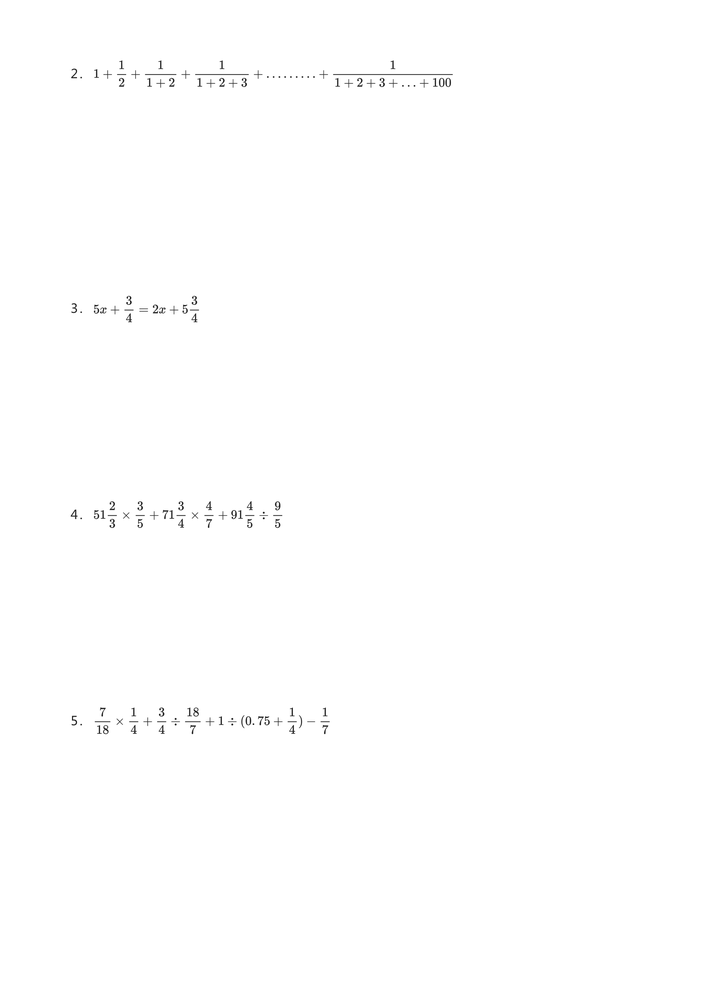
#> input picture page_4.png, 706 x 999 px, shrunk from 2384 x 3372 before the run
$ python -i cut_solutions.py   (imports and definitions only)
#> lines starting #> are read from the running program, lines starting #| are printed output that depends on the picture; after the words box and inside, x2 and y2 are one past the last pixel; in counts of white or black regions, pixels touching at a corner belong together

"""
=========================================================
功能：解析区域提取（整页解析 → 单题解析图片）
=========================================================

【核心用途】
从“带手写解析的整页图片”中，提取每道题对应的解析区域。

【处理流程】
1. 提取黑色印刷文本（题干）
2. 按行检测文本区域（题目行）
3. 合并为“题块”（解决多行题目问题）
4. 根据题块中心线划分区域
5. 提取蓝色 + 红色笔迹（解析）
6. 生成每题对应解析图

【输入】
- image_path: str
    输入整页解析图片

【输出】
- output_dir/
    question_1_analysis.png
    question_2_analysis.png
    ...
    debug_lines.png（调试用）

【适用场景】
- 教辅解析提取
- 手写解题过程提取
- AI训练数据生成

【特点】
- 自动识别题目结构
- 支持多行题干
- 只保留蓝/红手写解析
- 自动过滤印刷背景

=========================================================
"""

import shutil
import cv2
import numpy as np
import os


def merge_text_lines_to_question_blocks(rects, y_gap_threshold=120):
    """
    将相邻的黑色文本行矩形，按纵向距离合并成“题块”。
    rects: [(x, y, w, h), ...]，已经按 y 排序
    返回: merged_blocks = [(x, y, w, h), ...]
    """
    if not rects:
        return []

    rects = sorted(rects, key=lambda r: r[1])

    merged = []
    cur_x, cur_y, cur_w, cur_h = rects[0]

    for x, y, w, h in rects[1:]:
        cur_bottom = cur_y + cur_h

        # 如果下一行和当前块足够近，就合并
        if y - cur_bottom <= y_gap_threshold:
            new_x1 = min(cur_x, x)
            new_y1 = min(cur_y, y)
            new_x2 = max(cur_x + cur_w, x + w)
            new_y2 = max(cur_y + cur_h, y + h)

            cur_x = new_x1
            cur_y = new_y1
            cur_w = new_x2 - new_x1
            cur_h = new_y2 - new_y1
        else:
            merged.append((cur_x, cur_y, cur_w, cur_h))
            cur_x, cur_y, cur_w, cur_h = x, y, w, h

    merged.append((cur_x, cur_y, cur_w, cur_h))
    return merged


def extract_analysis_by_question_blocks(
    image_path,
    output_dir="analysis_results",
    debug_output_name="debug_lines.png"
):
    # 如果文件夹存在，先删除
#> called with image_path = '../../page_4.png', output_dir = 'analysis_results', debug_output_name = 'debug_lines.png'
    if os.path.exists(output_dir):
        shutil.rmtree(output_dir)

    # 再重新创建
    os.makedirs(output_dir)

    src_img = cv2.imread(image_path)
#> src_img is the input picture: shape (999, 706, 3); min 0, max 255, mean 254.4
    if src_img is None:
        print(f"❌ 找不到图片: {image_path}")
        return

    h, w, _ = src_img.shape
#> h = 999; w = 706
    hsv = cv2.cvtColor(src_img, cv2.COLOR_BGR2HSV)
#> hsv: shape (999, 706, 3); mean H, S, V 0, 0, 254.4

    # =========================================================
    # 1. 提取黑色印刷内容
    # =========================================================
    lower_black = np.array([0, 0, 0])
    upper_black = np.array([180, 255, 110])
    black_mask = cv2.inRange(hsv, lower_black, upper_black)
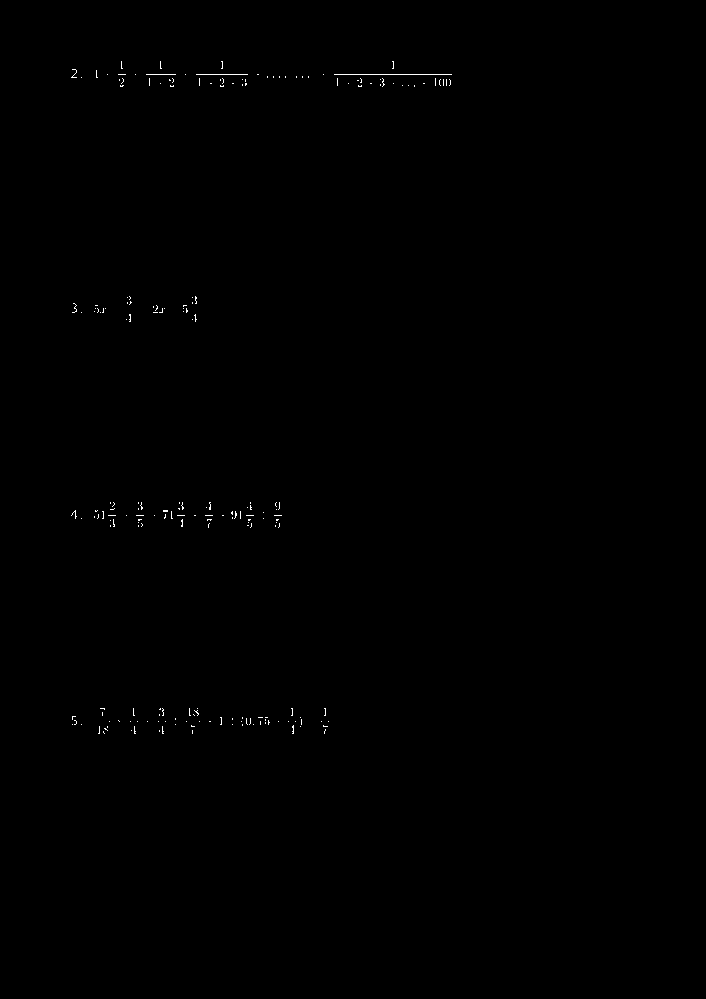
#> black_mask: shape (999, 706); 0.16% white in thin lines or dots, all inside (x1, y1, x2, y2) = (71, 61, 452, 734)

    # 横向膨胀，把每一行题干尽量连起来
    kernel = cv2.getStructuringElement(cv2.MORPH_RECT, (50, 5))
    black_dilated = cv2.dilate(black_mask, kernel, iterations=1)
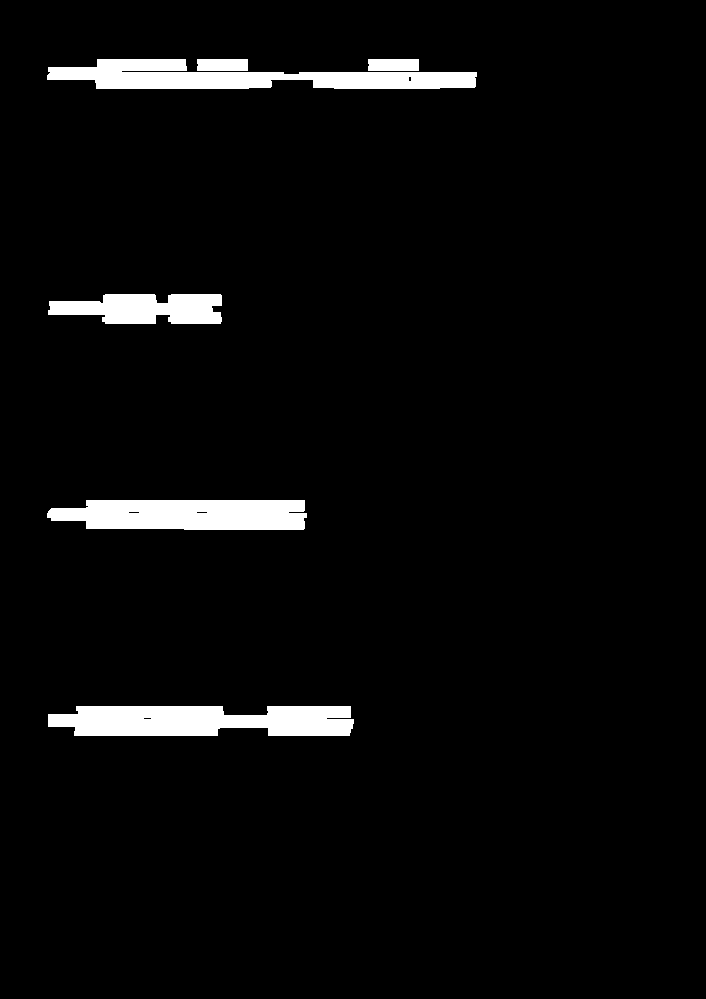
#> black_dilated: shape (999, 706); 3.9% white; 6 white regions

    contours, _ = cv2.findContours(
        black_dilated, cv2.RETR_EXTERNAL, cv2.CHAIN_APPROX_SIMPLE
    )
#> contours = 6 contours; box (x1, y1, x2, y2) and area: (48, 706, 354, 736) 7456, (47, 59, 477, 89) 7186, (47, 500, 307, 530) 6643, (48, 294, 222, 324) 3799, (368, 59, 419, 71) 548, (197, 59, 248, 71) 548

    # =========================================================
    # 2. 先找“黑色长文本行”
    # =========================================================
    line_rects = []
    for cnt in contours:
        x, y, bw, bh = cv2.boundingRect(cnt)

        # 只保留更像“题目行”的黑色文本行
        left_margin_ratio = x / w
        width_ratio = bw / w

        # 题目行：通常从左边开始，并且宽度足够长
        # 标题：通常更居中，左边距较大
        if width_ratio > 0.1 and left_margin_ratio < 0.20:
            line_rects.append((x, y, bw, bh))
#> this loop made 6 passes
#> (x, y, bw, bh, left_margin_ratio, width_ratio) on passes 1 to 6: (48, 706, 306, 30, 0.068, 0.433), (47, 500, 260, 30, 0.0666, 0.368), (48, 294, 174, 30, 0.068, 0.246), (368, 59, 51, 12, 0.521, 0.0722), (197, 59, 51, 12, 0.279, 0.0722), (47, 59, 430, 30, 0.0666, 0.609)
#> after the loop, line_rects = [(48, 706, 306, 30), (47, 500, 260, 30), (48, 294, 174, 30), (47, 59, 430, 30)]

    line_rects = sorted(line_rects, key=lambda r: r[1])
#> line_rects = [(47, 59, 430, 30), (48, 294, 174, 30), (47, 500, 260, 30), (48, 706, 306, 30)]

    if not line_rects:
        print("❌ 没有检测到题干文本行")
        return

    # =========================================================
    # 3. 把同一道题的多行文本合并成一个题块
    #    这是解决 7 条线问题的关键
    # =========================================================
    question_blocks = merge_text_lines_to_question_blocks(
        line_rects,
        y_gap_threshold=120
    )
#> in merge_text_lines_to_question_blocks, `rects = sorted(rects, key=lambda r: r[1])`: rects has the same summary as line_rects in extract_analysis_by_question_blocks
#> in merge_text_lines_to_question_blocks, `cur_x, cur_y, cur_w, cur_h = rects[0]`: cur_x = 47; cur_y = 59; cur_w = 430; cur_h = 30
#> the loop in merge_text_lines_to_question_blocks, `for x, y, w, h in rects[1:]:` made 3 passes
#> (x, y, w, cur_bottom, cur_x, cur_y, cur_w) on passes 1 to 3: (48, 294, 174, 89, 48, 294, 174), (47, 500, 260, 324, 47, 500, 260), (48, 706, 306, 530, 48, 706, 306)
#> after the loop in merge_text_lines_to_question_blocks, `for x, y, w, h in rects[1:]:`: merged = [(47, 59, 430, 30), (48, 294, 174, 30), (47, 500, 260, 30)]
#> question_blocks has the same summary as line_rects

    # =========================================================
    # 4. 每个题块取一个横向中心线
    # =========================================================
    final_centers = []
    for x, y, bw, bh in question_blocks:
        yc = y + bh // 2
        final_centers.append(yc)
#> this loop made 4 passes
#> (x, y, bw, yc) on passes 1 to 4: (47, 59, 430, 74), (48, 294, 174, 309), (47, 500, 260, 515), (48, 706, 306, 721)
#> after the loop, final_centers = [74, 309, 515, 721]

    print("检测到的题块中心线：", final_centers)
#| 检测到的题块中心线： [74, 309, 515, 721]

    # =========================================================
    # 5. 输出调试画线图
    # =========================================================
    debug_img = src_img.copy()

    for idx, yc in enumerate(final_centers, start=1):
        cv2.line(debug_img, (0, yc), (w - 1, yc), (0, 0, 255), 2)
        cv2.putText(
            debug_img,
            str(idx),
            (10, max(30, yc - 10)),
            cv2.FONT_HERSHEY_SIMPLEX,
            1.0,
            (0, 0, 255),
            2
        )
#> this loop made 4 passes
#> yc on passes 1 to 4: 74, 309, 515, 721
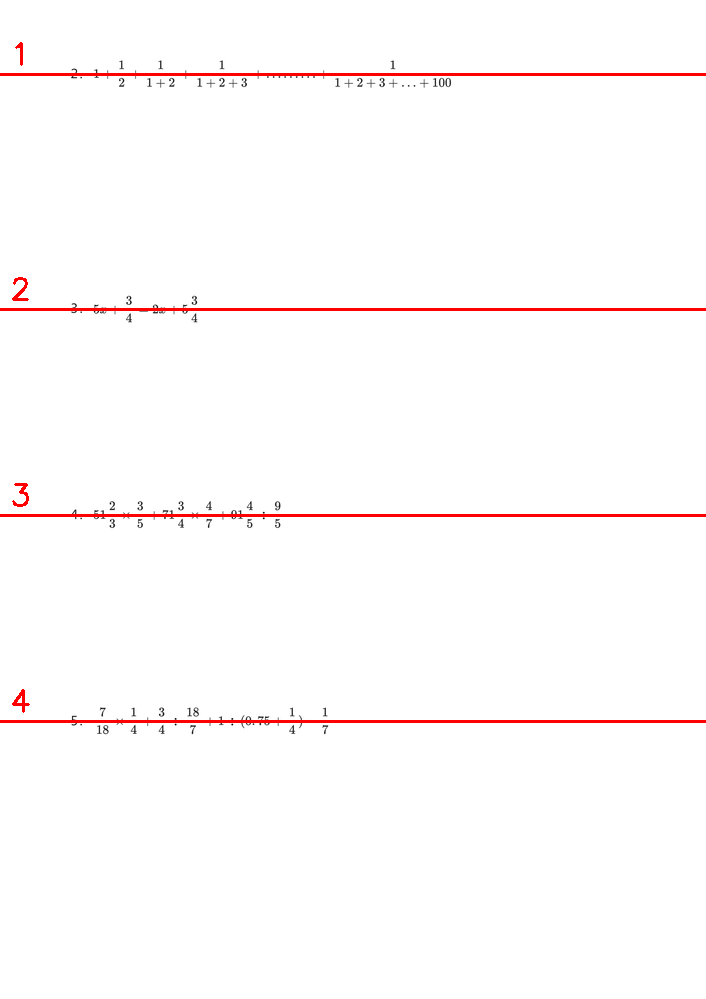
#> debug_img: shape (999, 706, 3); 1.28% of pixels changed, all inside (x1, y1, x2, y2) = (0, 42, 706, 723)

    debug_path = os.path.join(output_dir, debug_output_name)
    cv2.imwrite(debug_path, debug_img)
    print(f"🖼️ 调试画线图已保存: {debug_path}")

    # =========================================================
    # 6. 提取蓝色解析 + 红色解析
    # =========================================================
    lower_blue = np.array([100, 43, 46])
    upper_blue = np.array([124, 255, 255])
    blue_only_mask = cv2.inRange(hsv, lower_blue, upper_blue)
#> blue_only_mask: shape (999, 706); every value is 0

    lower_red1 = np.array([0, 43, 46])
    upper_red1 = np.array([10, 255, 255])
    lower_red2 = np.array([156, 43, 46])
    upper_red2 = np.array([180, 255, 255])

    red_mask1 = cv2.inRange(hsv, lower_red1, upper_red1)
    red_mask2 = cv2.inRange(hsv, lower_red2, upper_red2)
    red_mask = cv2.bitwise_or(red_mask1, red_mask2)

    # 保持后续代码不变，直接复用 blue_mask 变量名
    blue_mask = cv2.bitwise_or(blue_only_mask, red_mask)

    white_bg = np.full(src_img.shape, 255, dtype=np.uint8)

    # =========================================================
    # 7. 按“当前中心线 -> 下一中心线 -> 最后一题到页底”切割
    # =========================================================
    question_num = 1

    for i in range(len(final_centers)):
        y_start = final_centers[i]

        if i < len(final_centers) - 1:
            y_end = final_centers[i + 1]
        else:
            y_end = h  # 最后一题切到页底

        roi_blue = blue_mask[y_start:y_end, :]
        roi_src = src_img[y_start:y_end, :]
        roi_white = white_bg[y_start:y_end, :]

        # 只保留蓝色和红色
        blue_part = cv2.bitwise_and(roi_src, roi_src, mask=roi_blue)
        white_part = cv2.bitwise_and(
            roi_white, roi_white, mask=cv2.bitwise_not(roi_blue)
        )
        result_roi = cv2.bitwise_or(blue_part, white_part)

        # 有蓝色或红色就保存
        if cv2.countNonZero(roi_blue) > 100:
            save_name = os.path.join(
                output_dir, f"question_{question_num}_analysis.png"
            )
            cv2.imwrite(save_name, result_roi)
            print(f"✅ 成功生成第 {question_num} 题解析: {save_name}")

        question_num += 1
#> this loop made 4 passes
#> (y_start, y_end) on passes 1 to 4: (74, 309), (309, 515), (515, 721), (721, 999)
#> pass 1, in extract_analysis_by_question_blocks, `roi_src = src_img[y_start:y_end, :]`:
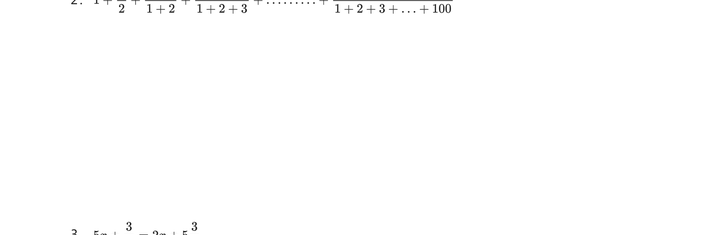
#> roi_src: shape (235, 706, 3); min 18, max 255, mean 254.1
#> after the loop: blue_part: shape (278, 706, 3); every value is 0
#> after the loop: roi_blue: shape (278, 706); every value is 0
#> after the loop:
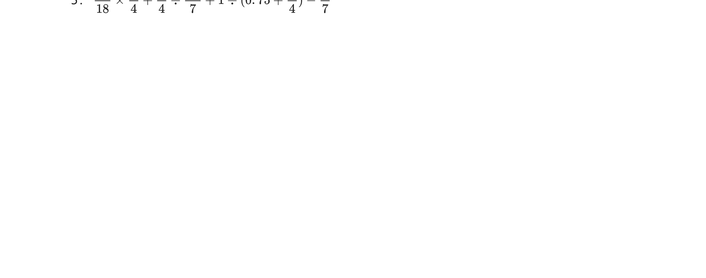
#> roi_src: shape (278, 706, 3); min 0, max 255, mean 254.7
#> after the loop: roi_white: shape (278, 706, 3); every value is 255
#> after the loop, question_num = 5


# [6 lines of commented-out code are left out]

>>> result = extract_analysis_by_question_blocks('../../page_4.png')
